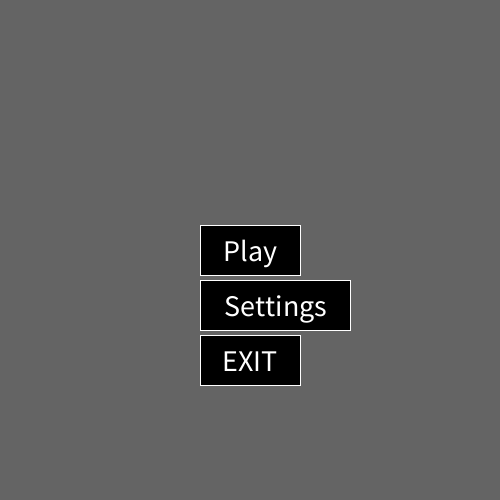
Frame 1 (no input)
Frame 60 (the mouse pressed at the canvas centre just before this capture): identical to frame 1, image omitted
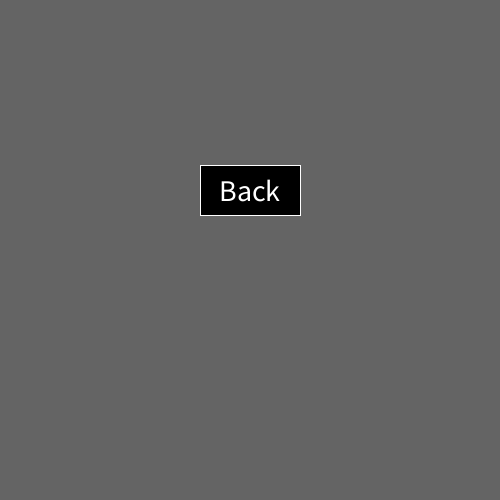
Frame 120 (the mouse held since frame 60 and released just before this capture)

The Processing sketch that drew these frames (run headless with seeded random() and noise(); from frame 60 on, the mouse is pressed at the canvas centre):

// Processing sketch: BetterMenuStyle
// ── BetterMenuStyle.pde
// Start Time 13:31 19/10/2023
// Finish Time
// Current Attempt (on new sketch) = 2
// current bug - works as intended right now
// next implement - Volume functionality (adding sound and a volume slider/value settings)

//Main buttons
Button play;
Button back;
Button settings;
Button exit;


// settings buttons
Button volume;

//screenState
int screenState;
int pScreenState;

void setup() {
  size(500, 500);
  
  //initial screenState
  screenState = 0;
  pScreenState = screenState;
  
  // MAIN BUTTONS
  // play
  play = new Button(width/2 - 50, height/2 - 25, 100, 50, color(0));
  play.setLabel("Play", color(255));
  
  // back
  back = new Button(width/2 - 50, height/2 - 85, 100, 50, color(0));
  back.setLabel("Back", color(255));
  
  // settings
  settings = new Button(width/2 -50, height/2 + 30, 150, 50, color(0));
  settings.setLabel("Settings", color(255));
  
  // exit
  exit = new Button(width/2 -50, height/2 + 85, 100, 50, color(0));
  exit.setLabel("EXIT", color(255));
  
  // SETTINGS BUTTONS
  // volume
  volume = new Button(width/2 - 50, height/2 - 25, 100, 50, color(0));
  volume.setLabel("Volume", color(255));
}

void draw() {
  background(100);
  if (screenState == 0) {
    play.display();
    settings.display();
    exit.display();
  }
  if (screenState == 1) {
    back.display();
  }
  if (screenState == 2) {
    back.display();
    volume.display();
  }
}

void mousePressed() {
  if (play.isInside(mouseX, mouseY) && screenState == 0) {
    pScreenState = screenState;
    screenState = 1;
    println("play");
  }  // activates both buttons at same time;
  if (back.isInside(mouseX, mouseY)) {
    screenState = pScreenState;
    println("screen went back");
  }
  if (settings.isInside(mouseX, mouseY) && screenState == 0) {
    pScreenState = screenState;
    screenState = 2;
    println("inside settings");
  }
  if (exit.isInside(mouseX, mouseY) && screenState == 0) {
    exit();
  }
  if (volume.isInside(mouseX, mouseY) && screenState == 2) {
    println("volume has been clicked");
  }
}

// ── Button.pde
class Button {
  float x;
  float y;
  float w;
  float h;
  color c;
  String label;
  color tC;
  int bOutline;

  public Button(float xp, float yp, float wd, float ht, color c) {
    this.x = xp;
    this.y = yp;
    this.w = wd;
    this.h = ht;
    this.c = c;
    this.tC = 0;
  }

  public Button(float xp, float yp, float s, color c) {
    this.x = xp;
    this.y = yp;
    this.w = s;
    this.h = s;
    this.c = c;
    this.tC = 0;
  }

  public float getX() {
    return x;
  }
  
  public void setX(float xp) {
    this.x = xp;
  }

  public float getY() {
    return y;
  }
  
  public void setY(float yp) {
    this.y = yp;
  }

  public float getW() {
    return w;
  }
  
  public void setW(float wd) {
    this.w = wd;
  }

  public float getH() {
    return h;
  }
  
  public void setH(float ht) {
    this.h = ht;
  }

  public void display() {
    fill(c);
    stroke(255);
    if (bOutline > 0) {
      stroke(bOutline);
    }
    rect(x, y, w, h);
    textAlign(CENTER, CENTER);
    textSize(30);
    fill(tC);
    text(label, x + w/2, y + h/2);
  }

  public void setLabel(String l, color c) {
    this.label = l;
    this.tC = c;
  }

  public String getLabel() {
    return label;
  }

  public void setColour(color c) {
    this.c = c;
  }

  public void setOutline(int c) {
    if (c <= 0) {
      this.bOutline = 1;
    } else if (c > 255) {
      this.bOutline = 255;
    } else {
      this.bOutline = c;
    }
  }

  public boolean isInside(float xp, float yp) {
    if (xp >= x && xp <= x + w && yp >= y && yp <= y + h) {
      return true;
    } else {
      return false;
    }
  }
  // not using these methods right now however may need them in future
  //  public void removeButton(Button name) {
  //    name.x = -1000;
  //    name.y = -1000;
  //    name.h = 0;
  //    name.w = 0;
  //  }

  //  public void resetButton(float xp, float yp, float wd, float ht) {
  //    this.x = xp;
  //    this.y = yp;
  //    this.w = wd;
  //    this.h = ht;
  //  }
}
